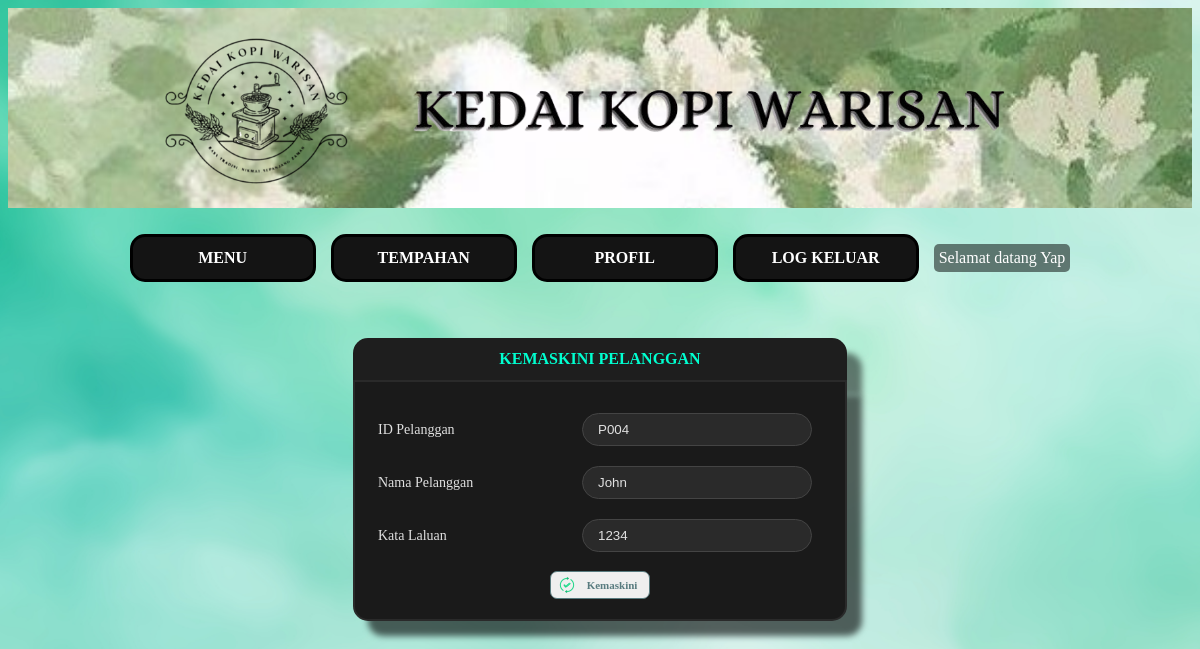
/tempahan/pelanggan_update_user.php?idpelanggan=P004 (signed in), run on the app's committed database.
### tables this page shows
CREATE TABLE `pelanggan` (
  `idpelanggan` varchar(4) NOT NULL,
  `katalaluan` varchar(8) DEFAULT NULL,
  `namapelanggan` varchar(30) DEFAULT NULL
);

### tempahan/pelanggan_update_user.php (the view, shortened to what this page needs)
<?php
    include("sambungan.php");
    include("pelanggan_menu.php");
    if (isset($_GET["idpelanggan"]))
		$idpelanggan = $_GET["idpelanggan"];
	$sql = "select * from pelanggan where idpelanggan = '$idpelanggan' ";
	$result = mysqli_query($sambungan, $sql);
	while($pelanggan = mysqli_fetch_array($result)) {
		$namapelanggan = $pelanggan["namapelanggan"];
		$katalaluan = $pelanggan["katalaluan"];
	}
?>
<link rel="stylesheet" href="aborang.css">
<link rel="stylesheet" href="abutton.css">
<h3 class="panjang">KEMASKINI PELANGGAN</h3>
<form class="panjang" action="pelanggan_update_user.php" method="post">
    <table>
        <tr>
            <td>ID Pelanggan</td>
            <td><input type="text" name="idpelanggan" value="<?php echo $idpelanggan; ?>" readonly></td>
        </tr>
        <tr>
            <td>Nama Pelanggan</td>
            <td><input type="text" name="namapelanggan" value="<?php echo $namapelanggan; ?>"></td>
        </tr>
        <tr>
            <td>Kata Laluan</td>
            <td><input type="text" name="katalaluan" value="<?php echo $katalaluan; ?>"></td>
        </tr>
    </table>
    <button class="update" type="submit" name="submit">Kemaskini</button>
</form>

### tempahan/pelanggan_menu.php (shortened to what this page needs)
<link rel="stylesheet" href="amenu.css">
<header id="pageHeader">
    <img class="logo" src="imej/logo_old.png">
    <img class="kelab" src="imej/namakedai.png">
</header>
<nav>
    <ul>
        <li>
            <a href="index.php"><b>MENU</b></a>
        </li>
    </ul>
    <ul>
        <li>
           <?php
               if (isset($_SESSION["idpelanggan"]))
                   echo "<a href='tempahan_senarai.php'><b>TEMPAHAN</b></a>";
               else
                   echo "<a href='javascript:papar();'><b>TEMPAHAN</b></a>";
            ?>
        </li>
    </ul>
    <ul>
        <li>
           <?php
               if (isset($_SESSION["idpelanggan"]))
                   echo "<a href='pelanggan_update_user.php'><b>PROFIL</b></a>";
               else
                   echo "<a href='javascript:papar();'><b>PROFIL</b></a>";
            ?>
        </li>
    </ul>
    <ul>
        <li>
           <?php
               if (isset($_SESSION["idpelanggan"]))
                   echo "<a href='logout.php'><b>LOG KELUAR</b></a>";
               else
                   echo "<a href='login.php'><b>LOG MASUK</b></a>";
            ?>
        </li>
    </ul>
    <?php
       if (isset($_SESSION["idpelanggan"])) {
          $idpelanggan = $_SESSION["idpelanggan"];
          $sql = "select * from pelanggan where idpelanggan = '$idpelanggan' ";
          $result = mysqli_query($sambungan, $sql);
          $pelanggan = mysqli_fetch_array($result);
          echo "<span class='welcome-message'>Selamat datang $pelanggan[namapelanggan]</span>";
       }
    ?>
</nav>
<body>
</body>

### tempahan/amenu.css (style rules this page uses)
body { background-image: url(imej/background2.jpg); background-size: cover; background-attachment: fixed; background-position: center; }
img.logo { width: 200px; margin-top: 5px; margin-right: 20px; }
header { height: 200px; display: flex; align-items: center; justify-content: center; margin-top: 5px; background-image: url(imej/header2.jpeg); background-size: cover; background-attachment: fixed; background-position: center; transition: opacity 0.3s ease; }
nav { top: 140px; width: 100%; height: 100px; padding: 0px; display: flex; align-items: center; justify-content: center; }
ul { list-style: none; padding: 0px; margin: 0px; text-align: center; }
ul li { display: block; float: left; position: relative; }
ul li a { font-family: alice; font-size: 16px; font-weight: normal; text-align: center; color: white; text-decoration: none; width: 150px; padding: 12px 15px; border: 3px solid black; border-radius: 15px; background-color: #141414; margin: 4px 15px 4px 0px; display: block; transition: background-color 0.3s ease, transform 0.3s ease, box-shadow 0.3s ease; position: relative; overflow: hidden; }
ul li a::before { content: ''; position: absolute; top: 50%; left: 50%; width: 300%; height: 300%; background: rgba(255, 255, 255, 0.2); border-radius: 50%; transition: transform 0.5s ease; z-index: 0; transform: translate(-50%, -50%) scale(0); }
.welcome-message { color: white; font-size: 16px; background-color: rgba(0, 0, 0, 0.5); padding: 5px; border-radius: 5px; }

### tempahan/aborang.css (style rules this page uses)
h3, h3.panjang, h3.pendek { font-family: alice; font-size: 16px; font-weight: bold; text-align: center; color: #00ffd0; padding: 12px 22px; border-radius: 15px 15px 0px 0px; margin: 30px auto 0px; width: 450px; background-color: #1e1e1e; box-shadow: 15px 15px 6px 0px rgba(0, 0, 0, 0.5); }
form, form.panjang, form.pendek { text-align: center; padding: 20px; border: 2px solid #2a2a2a; border-radius: 0px 0px 15px 15px; margin: 0px auto; width: 450px; background-color: #1a1a1a; box-shadow: 15px 15px 6px 0px rgba(0, 0, 0, 0.6); color: #e0e0e0; }
input[type="text"], input[type="password"], input[type="file"], select { width: 230px; padding: 8px 15px; margin: 8px 0; border-radius: 20px; border: 1px solid #444; background-color: #2a2a2a; color: #e0e0e0; outline: none; transition: border-color 0.3s ease, background-color 0.3s ease; }
::placeholder { color: #aaa; }
td:nth-child(1) { font-family: alice; font-size: 14px; color: #e0e0e0; text-align: left; width: 200px; }

### tempahan/abutton.css (style rules this page uses)
button { font-family: verdana; font-weight: bold; font-size: 11px; text-align: center; color: #587B7F; width: 100px; padding: 7px 8px 7px 32px; border: 1px solid #587B7F; border-radius: 7px; margin-top: 8px; background-position: 8px; background-repeat: no-repeat; transition: background-color 0.3s ease, transform 0.3s ease, box-shadow 0.3s ease; }
button.update { background-image: url(imej/update.png); }

### data on the page
pelanggan: namapelanggan "Yap"
pelanggan: namapelanggan "John", katalaluan "1234"
